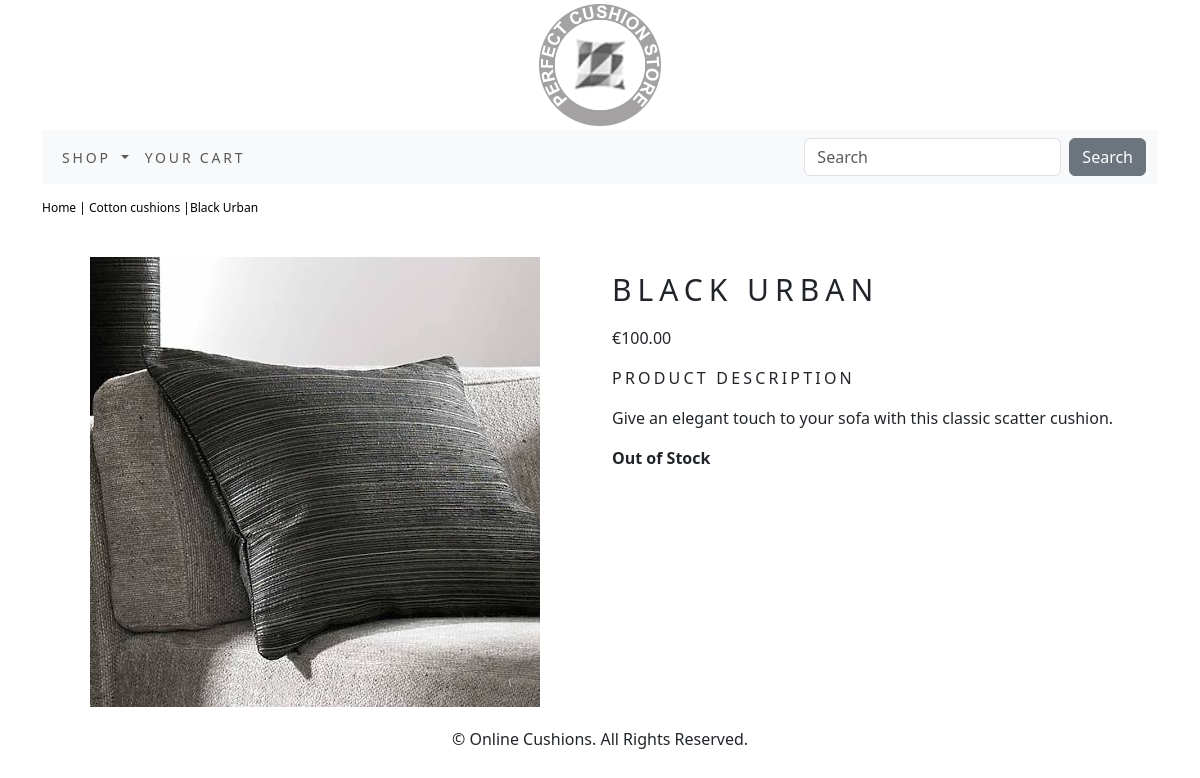
The page /3ee9d13e-3846-463f-86f7-d7e6ad6ecb55/1b5e0aeb-c369-4107-8d53-323a753851f0/ on the database its author committed.
### shop/models.py (models this page shows, shortened)
class Product(models.Model):
    id = models.UUIDField(
        primary_key=True,
        default=uuid.uuid4,
        editable=False)
    name = models.CharField(max_length=250, unique=True)
    description = models.TextField(blank = True)
    category = models.ForeignKey(Category, on_delete=models.CASCADE)
    price = models.DecimalField(max_digits=10, decimal_places=2)
    image = models.ImageField(upload_to = 'product', blank=True)
    stock = models.IntegerField()
    available = models.BooleanField(default=True)
    created = models.DateTimeField(auto_now_add=True, blank = True, null= True)
    updated = models.DateTimeField(auto_now=True, blank = True, null= True)
    class Meta:
        ordering = ('name',)
        verbose_name = 'product'
        verbose_name_plural = 'products'

class Category(models.Model):
    id = models.UUIDField(
        primary_key=True,
        default=uuid.uuid4,
        editable=False)
    name = models.CharField(max_length=250, unique=True)
    description = models.TextField(blank = True)
    image = models.ImageField(upload_to = 'category', blank=True)
    class Meta:
        ordering = ('name',)
        verbose_name = 'category'
        verbose_name_plural = 'categories'
    def get_absolute_url(self):
        return reverse('shop:products_by_category', args=[self.id])
    def __str__(self):
        return self.name

### shop/views.py (the view)
# urls.py: path('<uuid:category_id>/<uuid:product_id>/', views.product_detail, name= 'product_detail'),
def product_detail(request, category_id, product_id):
    product = get_object_or_404(Product, category_id=category_id, id=product_id)
    return render(request, 'shop/product.html', {'product':product})

### cart/context_processors.py (called while the page is built)
def counter(request):
    item_count = 0
    if 'admin' in request.path:
        return {}
    else:
        try:
            cart = Cart.objects.filter(cart_id=_cart_id(request))
            cart_items = CartItem.objects.all().filter(cart=cart[:1])
            for cart_item in cart_items:
                item_count += cart_item.quantity
        except Cart.DoesNotExist:
            item_count = 0
    return {'item_count':item_count}

### cart/views.py (called while the page is built)
def _cart_id(request):
    cart = request.session.session_key
    if not cart:
        cart = request.session.create()
    return cart

### shop/context_processors.py (called while the page is built)
def menu_links(request):
    links = Category.objects.all()
    return {'links':links}

### shop/templates/shop/product.html (shortened to what this page needs)
{% extends "base.html" %}
{% load static %}
{% block content %}
    <div class="row my_prod_row_class">
        <div class="mx-auto">
            <p><a href="{% url 'shop:all_products' %}">Home</a> | <a href="{{product.category.get_url }}">{{product.category}}</a> |{{product.name}}</p>
        </div>
        <div class="container">
            <br>
            <div class="row">
                <div class="col-12 col-sm-12 col-md-12 col-lg-6 text-center">
                    <div style="min-width: 18rem;">
                        <img src="{{product.image.url}}" alt="{{product.name}}">
                    </div>
                </div>
                <div class="col-12 col-sm-12 col-md-12 col-lg-6">
                    <div>
                        <h1 class="my_prod_title">{{product.name}}</h1>
                        <p>€{{product.price}}</p>
                        <p class="my_title">Product Description</p>
                        <p class="text-justify my_prod_text">{{product.description}}</p>
                        {% if product.stock == 0%}
                            <p class="text-justify my_prod_text"><b>Out of Stock</b></p>
                        {% else %}
                            <a class ="btn btn-secondary" href="{% url 'cart:add_cart' product.id %}">Add to Cart</a>
                        {% endif %}
                    </div>
                </div>
            </div>
        </div>
    </div>
{% endblock %}

### static/css/custom.css (style rules this page uses)
.my_title { font-size: 16px; text-transform: uppercase; letter-spacing: .2em; }
.my_prod_row_class { padding-top: 15px; padding-bottom: 20px; }
.my_prod_row_class .mx-auto p { color: #000; font-size: 12px; }
.my_prod_row_class .mx-auto p a { color: #000; font-size: 12px; text-decoration: none; }
.my_prod_title { font-size: 30px; text-transform: uppercase; letter-spacing: .2em; padding-top: 15px; padding-bottom: 10px; }
.my_prod_text { padding-right: 20px; }

### rows shown on the page
Product: category "Cotton cushions", name "Black Urban", image (picture), name "BLACK URBAN", price "100.00", description "Give an elegant touch to your sofa with this classic scatter cushion."
